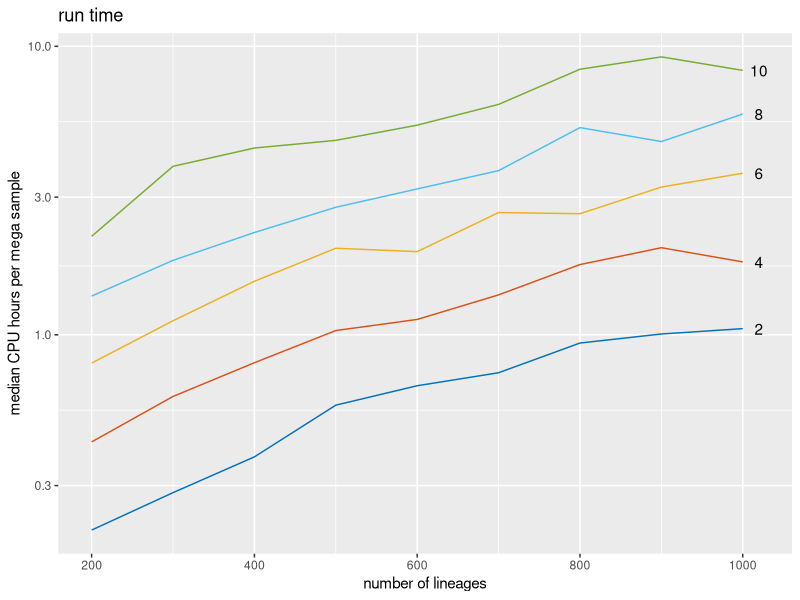

This chart was generated by the following R code: (Note: this script raises an error after producing the figure.)
######################################################
######################################################
# Here the inferred mean coalescent and migration
# rate ratios are plotted
######################################################
######################################################
library(ggplot2)


# clear workspace
rm(list = ls())

# Set the directory to the directory of the file
this.dir <- dirname(parent.frame(2)$ofile)
setwd(this.dir)

# get the names of all SISCO first (of three) run log files
log <- list.files(path="./logs", pattern="*mascot.log", full.names = TRUE)

# use the matlab standard colors to plot
col0 <- rgb(red=0.0, green=0.4470,blue=0.7410)
col1 <- rgb(red=0.8500, green=0.3250,blue=0.0980)
col2 <- rgb(red=0.9290, green=0.6940,blue=0.1250)
col4 <- rgb(red=0.4660, green=0.6740,blue=0.1880)
col3 <- rgb(red=0.3010, green=0.7450,blue=0.9330)


# Read in the SISCO *.logs
t <- read.table("CPUtimes.txt", header=TRUE, sep="\t")

annotate = data.frame(x = rep(1020,1), y =t[which(t$lineages==1000), "median"], text= t[which(t$lineages==1000), "states"])

t$color = as.character(t$states)

p_speed <- ggplot()+
  geom_line(data=t,aes(x=lineages, y=median/3600, group=states,color=color)) +
  scale_y_log10("median CPU hours per mega sample") + xlab("number of lineages") + ggtitle("run time") + scale_color_manual(breaks=c("2","4","6","8","10"),values=c(col0,col1,col2,col3,col4)) +
  theme(legend.position="none")
p_speed <- p_speed +
  annotate("text",x=annotate$x, y=annotate$y/3600, label=annotate$text)
plot(p_speed)

#geom_point(data=m, aes(x=true,y=est), size=0.001, alpha=0.1) +
  

ggsave(plot=p_speed,"../../text/figures/Speed.pdf",width=3, height=3)
